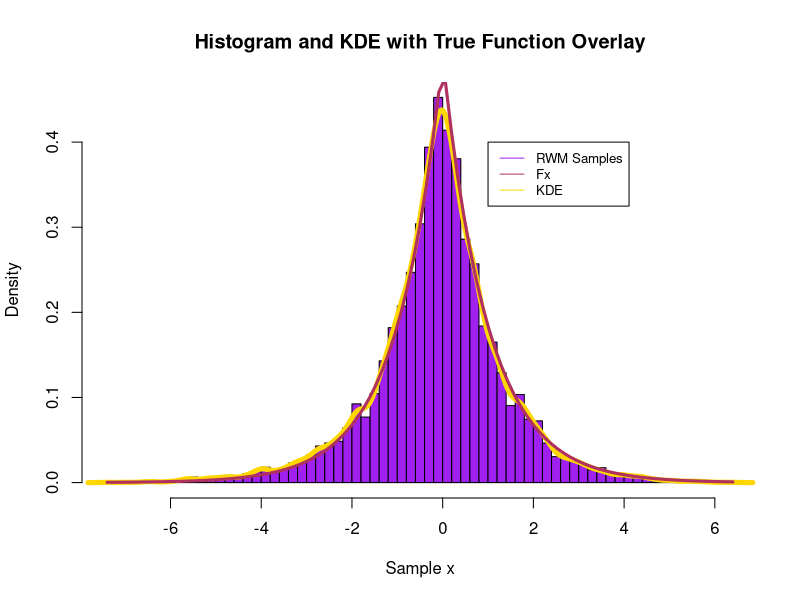
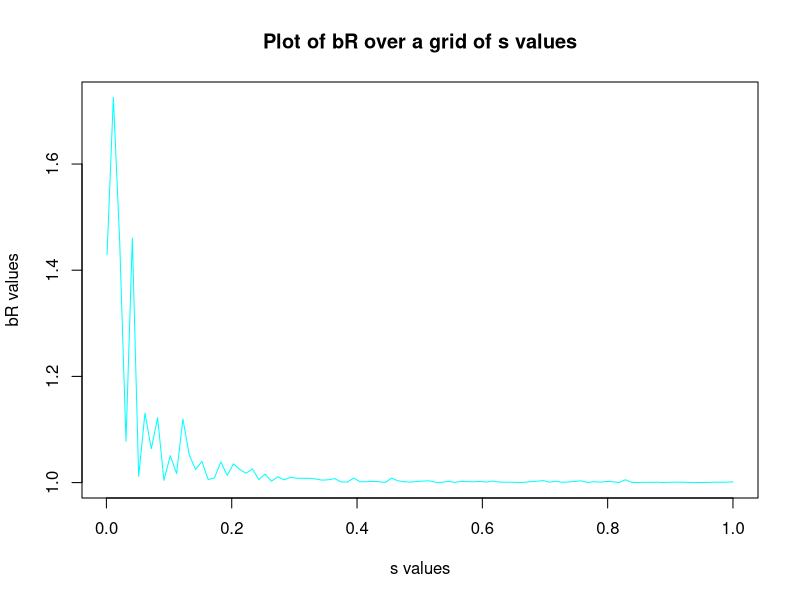

Write the R code that produced these figures, in order.
## ---- chunk 1
library(DBI)        # database information 
library(dplyr)      # Data frame manipulation
library(RSQLite)    #RSQLite for possible SQL usage 
library(lubridate)  # Date operations
library(tidyr)      # Data frame transformation
library(ggplot2)    # Plot any diagrams
library(tidyverse)
library("RColorBrewer")


## ---- chunk 2
x0 = 0
N = 10000
s = 1

samples <- numeric(N)
samples[1] <- x0
## ---- chunk 3
Fx <- function(x) {
  return(0.5 * exp(-abs(x)))
}
## ---- chunk 4
for (i in 2:N) {
  # Simulate a random number from the normal distribution
  x_proposed <- samples[i - 1] + rnorm(1, sd = s)

  # Compute the acceptance ratio
  ratio <- Fx(x_proposed) / Fx(samples[i - 1])

  # Generate a random number from the uniform distribution
  u <- runif(1)

  # Accept or reject the proposed sample
  if (u < ratio) {
    samples[i] <- x_proposed
  } else {
    samples[i] <- samples[i - 1]
  }
}

## ---- chunk 5
# Plot histogram and kernel density plot
par(mfrow = c(1, 1))
hist(samples, breaks = 50, main = "Histogram and KDE with True Function Overlay", col = "purple", xlab = "Sample x", probability = TRUE, ylab="Density")
lines(density(samples), col = "gold", lwd = 5) # Create KDE line 

# Get the true distribution Fx for comparison
curve(Fx, col = "maroon", add = TRUE, lwd = 3)

legend(1, 0.4, legend=c("RWM Samples", "Fx", "KDE"),col=c("purple", "maroon", "gold"), 
       lty=1:1, cex=0.8)
## ---- chunk 6
sample_mean <- mean(samples)
sample_sd <- sd(samples)

cat("Sample Mean:", sample_mean, "\n")
cat("Sample Standard Deviation:", sample_sd, "\n")
## ---- chunk 7
J = 4   # Number of chains
N1 = 2000  # Length of each chain
s1 = 0.001  # Standard deviation for random normal values
## ---- chunk 8
## Generate initial chain
generate_chain <- function(initial_value, N1, s1) {
  cumsum(rnorm(N1, mean = s1)) + initial_value
}

## Get sample mean 
calculate_sample_mean <- function(chain) {
  mean(chain)
}

## Get within sample variance
calculate_within_sample_variance <- function(chain, sample_mean) {
  mean((chain - sample_mean)^2)
}
## ---- chunk 9
## Initialize arrays to store sample means, within sample variances, and between sample variances
sample_means <- c()
within_sample_variances <- c()
between_sample_variances <- c()

## ---- chunk 10
## Generate and analyze multiple chains
for (j in 1:J) {
  # Generate chain with a random initial value
  initial_value <- rnorm(1)
  chain <- generate_chain(initial_value, N1, s1)


# Calculate sample mean Mj and within sample variance Vj
  Mj <- sample_mean <- calculate_sample_mean(chain)
  Vj <- within_sample_variance <- calculate_within_sample_variance(chain, sample_mean)

  # Store Mj and Vj for each chain
  sample_means <- c(sample_means, Mj)
  within_sample_variances <- c(within_sample_variances, Vj)

  # Print results for each chain
  cat(sprintf("Chain %d - Initial Value: %.2f, Sample Mean Mj: %.2f, Within Sample Variance Vj: %.2f\n", j, initial_value, Mj, Vj))
}

# Calculate overall within sample variance (W)
W <- overall_within_sample_variance <- mean(within_sample_variances)

# Print overall within sample variance
cat(sprintf("\nOverall Within Sample Variance (W): %.2f\n", overall_within_sample_variance))

# Calculate overall sample mean (M)
M <- overall_sample_mean <- mean(sample_means)

# Print overall sample mean
cat(sprintf("\nOverall Sample Mean (M): %.2f\n", overall_sample_mean))

# Calculate between sample variance (B)
for (j in 1:J) {
  between_sample_variances <- c(between_sample_variances, (sample_means[j] - overall_sample_mean)^2)
}

# Average the between sample variances B
B <- overall_between_sample_variance <- mean(between_sample_variances)

# Print overall between sample variance B
cat(sprintf("\nOverall Between Sample Variance (B): %.2f\n", overall_between_sample_variance))

# Calculate R value
R <- sqrt((B + W) / W)

cat(sprintf("Convergence diagnostics R Value: %.2f\n", R))
## ---- chunk 11
# Generate and calculate the initial chain, sample mean, and within sample variance
generate_chain <- function(initial_value, N2, s2) {
  cumsum(rnorm(N2, mean = s2)) + initial_value
}

calculate_sample_mean <- function(chain) {
  mean(chain)
}

calculate_within_sample_variance <- function(chain, sample_mean) {
  mean((chain - sample_mean)^2)
}

calculate_between_sample_variance <- function(sample_means, overall_sample_mean) {
  mean((sample_means - overall_sample_mean)^2)
}

# Use Gelman Rubin Statistics to obtain the plot of the values of bR over a grid of s values in the interval between 0.001 and 1.
gelman_rubin_statistic <- function(sample_means, overall_sample_mean, within_sample_variances) {
  B2 <- calculate_between_sample_variance(sample_means, overall_sample_mean)
  W2 <- mean(within_sample_variances)
  sqrt((B2 + W2) / W2)
}

# Parameters J and N2
J <- 4   # Number of chains
N2 <- 2000  # Length of each chain

# Grid of s2 values
s_values <- seq(0.001, 1, length.out = 100)

# Initialize an array to store bR values
bR_values <- c()

# Iterate s2 over s values
for (s2 in s_values) {
  # Initialize arrays to store sample means and within sample variances
  sample_means <- c()
  within_sample_variances <- c()

  # Generate and analyze multiple chains
  for (j in 1:J) {
    # Generate chain with a random initial value
    initial_value <- rnorm(1)
    chain <- generate_chain(initial_value, N2, s2)

    # Calculate sample mean and within sample variance
    sample_mean <- calculate_sample_mean(chain)
    within_sample_variance <- calculate_within_sample_variance(chain, sample_mean)

    # Store sample mean and within sample variance for each chain
    sample_means <- c(sample_means, sample_mean)
    within_sample_variances <- c(within_sample_variances, within_sample_variance)
  }

  # Calculate overall sample mean (M)
  overall_sample_mean <- mean(sample_means)

  # Calculate bR value
  bR <- gelman_rubin_statistic(sample_means, overall_sample_mean, within_sample_variances)

  # Store and accumulate bR value
  bR_values <- c(bR_values, bR)
}

# Plotting the Gelman Rubin Statistics Graph to show the graph of bR values across the different s values 
plot(s_values, bR_values, type='l', col='cyan', xlab='s values', ylab='bR values', main='Plot of bR over a grid of s values')
